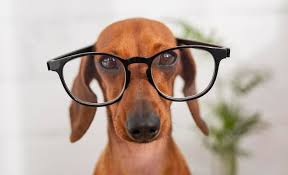
#> input picture Lekcja 40 - Przetwarzanie obrazów/image.jpg, 288 x 175 px
$ python przetwarzanie.py
#> lines starting #> are read from the running program, lines starting #| are printed output that depends on the picture
# Wybranie obrazka z folderu grafiki
# https://drive.google.com/drive/folders/1_F2ncQA8--C-jghM7BjmsrUx1hTjucSL?usp=sharing
# - pobrać i zapisać do folderu projektu pod nazwą 'image.jpg'

import cv2
from PIL import Image
import numpy as np

# 1. Wczytanie grafiki z pliku i wyświetlenie obrazu

# a) funkcja do wyświetlania obrazu (opencv)
def show_image(img):
    cv2.imshow("image", img)
    cv2.waitKey(0)
    cv2.destroyAllWindows()


# b) funkcja, która wczyta obraz z pliku i do wyświetli (opencv)
def read_image_cv(path):
#> called with path = 'image.jpg'
    img = cv2.imread(path, cv2.IMREAD_COLOR)
#> img is the input picture: shape (175, 288, 3); mean B, G, R 160.9, 171.6, 189.7
    print(img)
#> (printed output is left out)
    print(img.shape)
#| (175, 288, 3)
    print(type(img))
#| <class 'numpy.ndarray'>
    show_image(img)
    return img

image = read_image_cv("image.jpg")


# [17 lines of commented-out code are left out]
def reverse_image(img):
    img_reverse = img[::-1]
    return img_reverse

# show_image(reverse_image(image))

# b) opencv-python
# show_image(cv2.flip(image,0))


# 3. Zmiana koloru na skalę szarości
# (175, 288, 3)
# RGB [0,0,0]

# a) algorytm
def gray_scale(img):
    for row in range(img.shape[0]):
        for column in range(img.shape[1]):
            gray = int(sum(img[row][column])/3)
            img[row][column][0] = gray
            img[row][column][1] = gray
            img[row][column][2] = gray
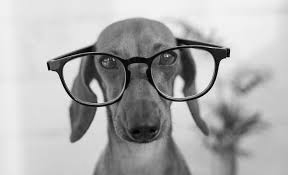
#> img: shape (175, 288, 3); min 0, max 252, mean 173.8
    return np.array(img)

show_image(gray_scale(image))


# 5. Zadanie samodzielne - change_colors
# Napisz funkcję change_colors, która przyjmuje 4 argumenty:

# ● img -obraz w formacie np.array,
# ● R_scale - współczynnik zmiany koloru czerwonego piksela,
# ● G_scale - współczynnik zmiany koloru zielonego piksela,
# ● B_scale - współczynnik zmiany koloru niebieskiego piksela.

# Funkcja powinna dla każdego piksela ustalać nową wartość koloru jako stara wartość
# razy współczynnik dla odpowiedniej barwy oraz zwrócić przefiltrowany obraz.
# Przetestuj funkcję wpisując różne współczynniki jako parametry, co dzieje się z
# obrazem? Jak myślicie funkcja generuje nowy obraz czy modyfikuje stary?
